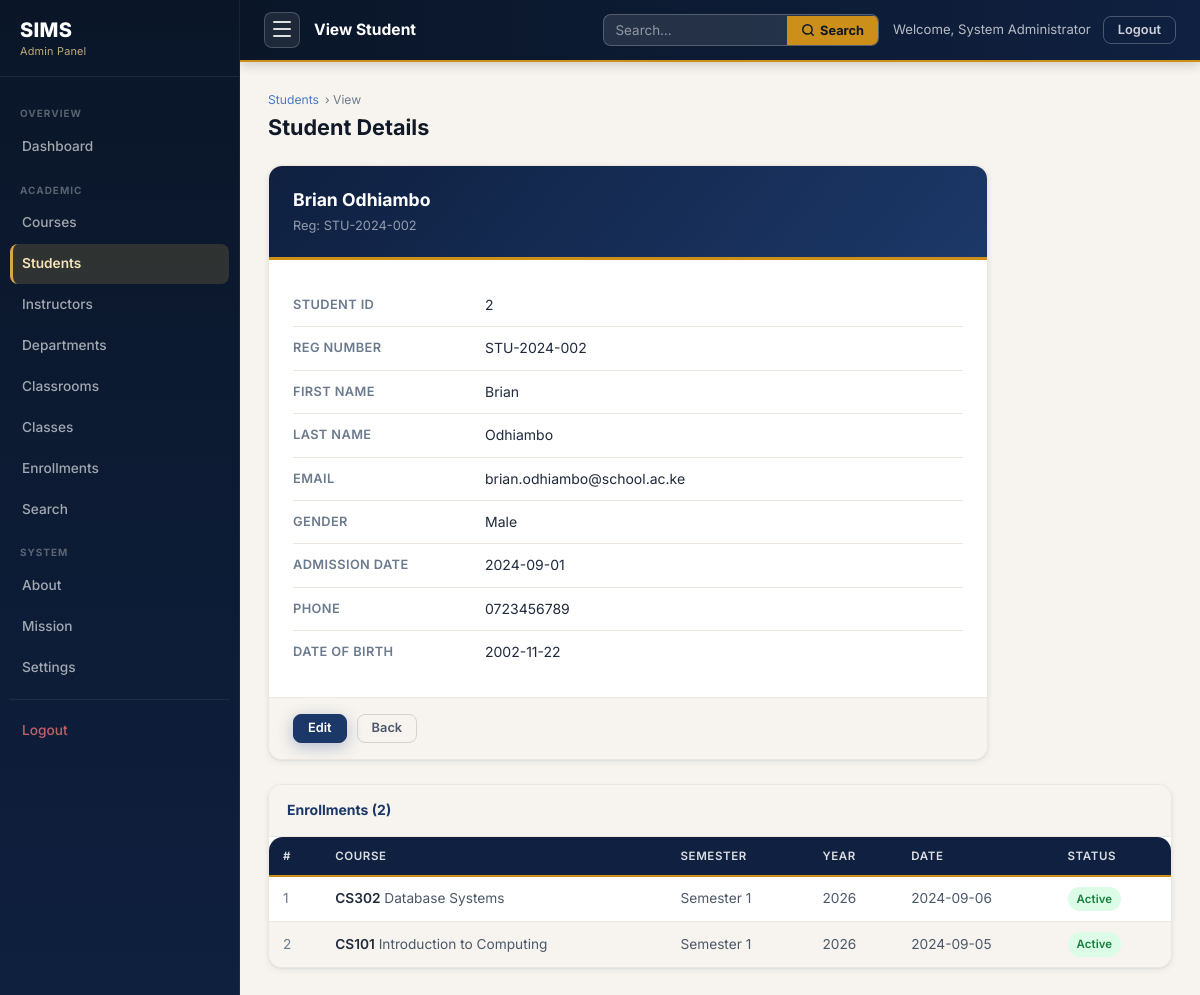
Screenshot of /student_view.php?id=2 (signed in) with the database file from the repository.
### tables this page shows
CREATE TABLE students (
    student_id     INT          NOT NULL AUTO_INCREMENT,
    reg_number     VARCHAR(20)  NOT NULL,
    first_name     VARCHAR(100) NOT NULL,
    last_name      VARCHAR(100) NOT NULL,
    email          VARCHAR(150) NOT NULL,
    phone          VARCHAR(20)  DEFAULT NULL,
    date_of_birth  DATE         DEFAULT NULL,
    gender         VARCHAR(10)  DEFAULT NULL COMMENT 'e.g. Male, Female, Other',
    admission_date DATE         NOT NULL,

    CONSTRAINT pk_students      PRIMARY KEY (student_id),
    CONSTRAINT uq_student_email UNIQUE (email),
    CONSTRAINT uq_reg_number    UNIQUE (reg_number)
);

CREATE TABLE enrollments (
    enrollment_id   INT        NOT NULL AUTO_INCREMENT,
    student_id      INT        NOT NULL,
    class_id        INT        NOT NULL,
    enrollment_date DATE       NOT NULL,
    status          VARCHAR(20) NOT NULL DEFAULT 'Active'
                        COMMENT 'Active | Withdrawn | Completed',

    CONSTRAINT pk_enrollments  PRIMARY KEY (enrollment_id),
    CONSTRAINT uq_enrollment   UNIQUE (student_id, class_id),
    CONSTRAINT fk_enroll_student
        FOREIGN KEY (student_id)
        REFERENCES students(student_id)
        ON DELETE CASCADE
        ON UPDATE CASCADE,
    CONSTRAINT fk_enroll_class
        FOREIGN KEY (class_id)
        REFERENCES classes(class_id)
        ON DELETE CASCADE
        ON UPDATE CASCADE
);

CREATE TABLE courses (
    course_id     INT          NOT NULL AUTO_INCREMENT,
    department_id INT          NOT NULL,
    course_code   VARCHAR(20)  NOT NULL,
    course_name   VARCHAR(200) NOT NULL,
    description   TEXT         DEFAULT NULL,
    credits       TINYINT      NOT NULL DEFAULT 3,
    level         VARCHAR(20)  NOT NULL DEFAULT 'Undergraduate'
                      COMMENT 'e.g. Undergraduate, Postgraduate',

    CONSTRAINT pk_courses     PRIMARY KEY (course_id),
    CONSTRAINT uq_course_code UNIQUE (course_code),
    CONSTRAINT fk_course_dept
        FOREIGN KEY (department_id)
        REFERENCES departments(department_id)
        ON DELETE RESTRICT
        ON UPDATE CASCADE
);

CREATE TABLE classes (
    class_id      INT        NOT NULL AUTO_INCREMENT,
    course_id     INT        NOT NULL,
    instructor_id INT        NOT NULL,
    classroom_id  INT        DEFAULT NULL COMMENT 'NULL for online classes',
    semester      VARCHAR(20) NOT NULL    COMMENT 'e.g. Semester 1, Semester 2',
    academic_year YEAR        NOT NULL,
    schedule_day  VARCHAR(50) NOT NULL    COMMENT 'e.g. Monday / Wednesday',
    start_time    TIME        NOT NULL,
    end_time      TIME        NOT NULL,
    max_students  SMALLINT    NOT NULL DEFAULT 40,

    CONSTRAINT pk_classes        PRIMARY KEY (class_id),
    CONSTRAINT uq_class_offering UNIQUE (course_id, instructor_id, semester, academic_year),
    CONSTRAINT fk_class_course
        FOREIGN KEY (course_id)
        REFERENCES courses(course_id)
        ON DELETE RESTRICT
        ON UPDATE CASCADE,
    CONSTRAINT fk_class_instructor
        FOREIGN KEY (instructor_id)
        REFERENCES instructors(instructor_id)
        ON DELETE RESTRICT
        ON UPDATE CASCADE,
    CONSTRAINT fk_class_classroom
        FOREIGN KEY (classroom_id)
        REFERENCES classrooms(classroom_id)
        ON DELETE SET NULL
        ON UPDATE CASCADE
);

### student_view.php (the view, shortened to what this page needs)
<?php
require_once '../config.php';
$id = (int)($_GET['id'] ?? 0);
$s = $pdo->prepare("SELECT * FROM students WHERE student_id=:id");
$s->execute([':id'=>$id]);
$student = $s->fetch();
$enrollments = $pdo->prepare(
    "SELECT e.enrollment_id,e.enrollment_date,e.status,
            co.course_code,co.course_name,cl.semester,cl.academic_year
     FROM enrollments e
     JOIN classes     cl ON e.class_id   = cl.class_id
     JOIN courses     co ON cl.course_id = co.course_id
     WHERE e.student_id=:id ORDER BY e.enrollment_date DESC"
);
$enrollments->execute([':id'=>$id]);
$enrolList = $enrollments->fetchAll();
require_once '../includes/admin_sidebar.php';
?>
<div class="admin-ph">
  <div class="admin-ph-breadcrumb"><a href="students.php">Students</a> &rsaquo; View</div>
  <div class="admin-ph-row"><h2 class="admin-ph-title">Student Details</h2></div>
</div>
<div class="view-card" style="margin-bottom:24px;">
  <div class="view-card-header">
    <div class="view-card-title"><?= htmlspecialchars($student['first_name'].' '.$student['last_name'],ENT_QUOTES,'UTF-8') ?></div>
    <div class="view-card-sub">Reg: <?= htmlspecialchars($student['reg_number'],ENT_QUOTES,'UTF-8') ?></div>
  </div>
  <div class="view-card-body">
    <div class="view-row"><span class="view-label">Student ID</span><span class="view-value"><?= (int)$student['student_id'] ?></span></div>
    <div class="view-row"><span class="view-label">Reg Number</span><span class="view-value"><?= htmlspecialchars($student['reg_number'],ENT_QUOTES,'UTF-8') ?></span></div>
    <div class="view-row"><span class="view-label">First Name</span><span class="view-value"><?= htmlspecialchars($student['first_name'],ENT_QUOTES,'UTF-8') ?></span></div>
    <div class="view-row"><span class="view-label">Last Name</span><span class="view-value"><?= htmlspecialchars($student['last_name'],ENT_QUOTES,'UTF-8') ?></span></div>
    <div class="view-row"><span class="view-label">Email</span><span class="view-value"><?= htmlspecialchars($student['email'],ENT_QUOTES,'UTF-8') ?></span></div>
    <div class="view-row"><span class="view-label">Gender</span><span class="view-value"><?= htmlspecialchars($student['gender']??'—',ENT_QUOTES,'UTF-8') ?></span></div>
    <div class="view-row"><span class="view-label">Admission Date</span><span class="view-value"><?= htmlspecialchars($student['admission_date'],ENT_QUOTES,'UTF-8') ?></span></div>
    <?php if ($student['phone']): ?><div class="view-row"><span class="view-label">Phone</span><span class="view-value"><?= htmlspecialchars($student['phone'],ENT_QUOTES,'UTF-8') ?></span></div><?php endif; ?>
    <?php if ($student['date_of_birth']): ?><div class="view-row"><span class="view-label">Date of Birth</span><span class="view-value"><?= htmlspecialchars($student['date_of_birth'],ENT_QUOTES,'UTF-8') ?></span></div><?php endif; ?>
  </div>
  <div class="view-card-footer">
    <a href="student_edit.php?id=<?= (int)$id ?>" class="btn btn-primary btn-sm">Edit</a>
    <a href="students.php" class="btn btn-ghost btn-sm">Back</a>
  </div>
</div>
<?php if (!empty($enrolList)): ?>
<div class="admin-table-card">
  <div class="admin-table-toolbar"><span class="admin-table-toolbar-title">Enrollments (<?= count($enrolList) ?>)</span></div>
  <div class="admin-table-wrap">
    <table>
      <thead><tr><th>#</th><th>Course</th><th>Semester</th><th>Year</th><th>Date</th><th>Status</th></tr></thead>
      <tbody>
      <?php foreach ($enrolList as $i => $e): ?>
        <tr>
          <td style="color:var(--text-muted);"><?= $i+1 ?></td>
          <td><strong><?= htmlspecialchars($e['course_code'],ENT_QUOTES,'UTF-8') ?></strong> <?= htmlspecialchars($e['course_name'],ENT_QUOTES,'UTF-8') ?></td>
          <td><?= htmlspecialchars($e['semester'],ENT_QUOTES,'UTF-8') ?></td>
          <td><?= (int)$e['academic_year'] ?></td>
          <td><?= htmlspecialchars($e['enrollment_date'],ENT_QUOTES,'UTF-8') ?></td>
          <td><span class="badge <?= $e['status']==='Active'?'badge-green':($e['status']==='Completed'?'badge-blue':'badge-red') ?>"><?= htmlspecialchars($e['status'],ENT_QUOTES,'UTF-8') ?></span></td>
        </tr>
      <?php endforeach; ?>
      </tbody>
    </table>
  </div>
</div>
<?php endif; ?>
<?php require_once '../includes/admin_footer.php'; ?>

### admin.css (style rules this page uses)
.admin-body { background: var(--bg-tinted); display: block; }
.admin-ph { margin-bottom: 24px; }
.admin-ph-breadcrumb { font-size: 0.76rem; color: var(--text-muted); margin-bottom: 6px; display: flex; align-items: center; gap: 6px; }
.admin-ph-breadcrumb a { color: var(--primary-light); }
.admin-ph-row { display: flex; align-items: center; justify-content: space-between; flex-wrap: wrap; gap: 12px; }
.admin-ph-title { font-size: 1.35rem; font-weight: 700; color: var(--text-900); line-height: 1.2; }
.admin-table-card { background: var(--surface); border: 1px solid var(--border-light); border-radius: var(--r-lg); box-shadow: var(--shadow-sm); overflow: hidden; margin-bottom: 24px; }
.admin-table-toolbar { display: flex; align-items: center; justify-content: space-between; flex-wrap: wrap; gap: 12px; padding: 14px 18px; border-bottom: 1px solid var(--border-light); background: var(--bg-tinted); }
.admin-table-toolbar-title { font-size: 0.875rem; font-weight: 700; color: var(--primary); }
.admin-table-wrap { overflow-x: auto; }
.admin-table-wrap table { width: 100%; border-collapse: collapse; font-size: 0.855rem; }
.admin-table-wrap thead tr { background: var(--primary-900); }
.admin-table-wrap thead th { color: rgba(255,255,255,0.85); font-size: 0.72rem; font-weight: 600; text-transform: uppercase; letter-spacing: 0.6px; padding: 10px 14px; text-align: left; white-space: nowrap; border-bottom: 2px solid var(--accent-600); }
.admin-table-wrap tbody tr { border-bottom: 1px solid var(--border-light); transition: background 120ms; }
.admin-table-wrap tbody tr:last-child { border-bottom: none; }
.admin-table-wrap tbody tr:nth-child(even) { background: var(--bg-tinted); }
.admin-table-wrap tbody td { padding: 10px 14px; color: var(--text-secondary); vertical-align: middle; }
.admin-table-wrap tbody td strong { color: var(--text); }
.view-card { background: var(--surface); border: 1px solid var(--border-light); border-radius: var(--r-lg); box-shadow: var(--shadow-sm); overflow: hidden; max-width: 720px; }
.view-card-header { background: linear-gradient(130deg, var(--primary-900), var(--primary-700)); padding: 20px 24px; border-bottom: 3px solid var(--accent-600); }
.view-card-title { font-size: 1.1rem; font-weight: 700; color: #fff; }
.view-card-sub { font-size: 0.80rem; color: rgba(255,255,255,0.55); margin-top: 2px; }
.view-card-body { padding: 24px; }
.view-row { display: flex; gap: 12px; padding: 10px 0; border-bottom: 1px solid var(--border-light); font-size: 0.875rem; }
.view-row:last-child { border-bottom: none; }
.view-label { width: 180px; flex-shrink: 0; font-weight: 600; color: var(--text-muted); font-size: 0.80rem; text-transform: uppercase; letter-spacing: 0.4px; padding-top: 1px; }
.view-value { flex: 1; color: var(--text); }
.view-card-footer { padding: 16px 24px; border-top: 1px solid var(--border-light); display: flex; gap: 10px; background: var(--bg-tinted); }

### rows the page displays
students: first_name+last_name "Brian Odhiambo", reg_number "STU-2024-002", student_id "2", first_name "Brian", last_name "Odhiambo", email "brian.odhiambo@school.ac.ke", gender "Male", admission_date "2024-09-01", phone "0723456789", date_of_birth "2002-11-22"
enrollments: courses.course_code "CS302", courses.course_name "Database Systems", class.semester "Semester 1", class.academic_year "2026", enrollment_date "2024-09-06", status "Active"
enrollments: courses.course_code "CS101", courses.course_name "Introduction to Computing", class.semester "Semester 1", class.academic_year "2026", enrollment_date "2024-09-05", status "Active"

### other values shown
$label "Dashboard"
$label "Courses"
$label "Students"
$label "Instructors"
$label "Departments"
$label "Classrooms"
$label "Classes"
$label "Enrollments"
$label "Search"
$label "About"
$label "Mission"
$label "Settings"
$pageTitle "View Student"
$adminName "System Administrator"
count($enrolList) "2"
